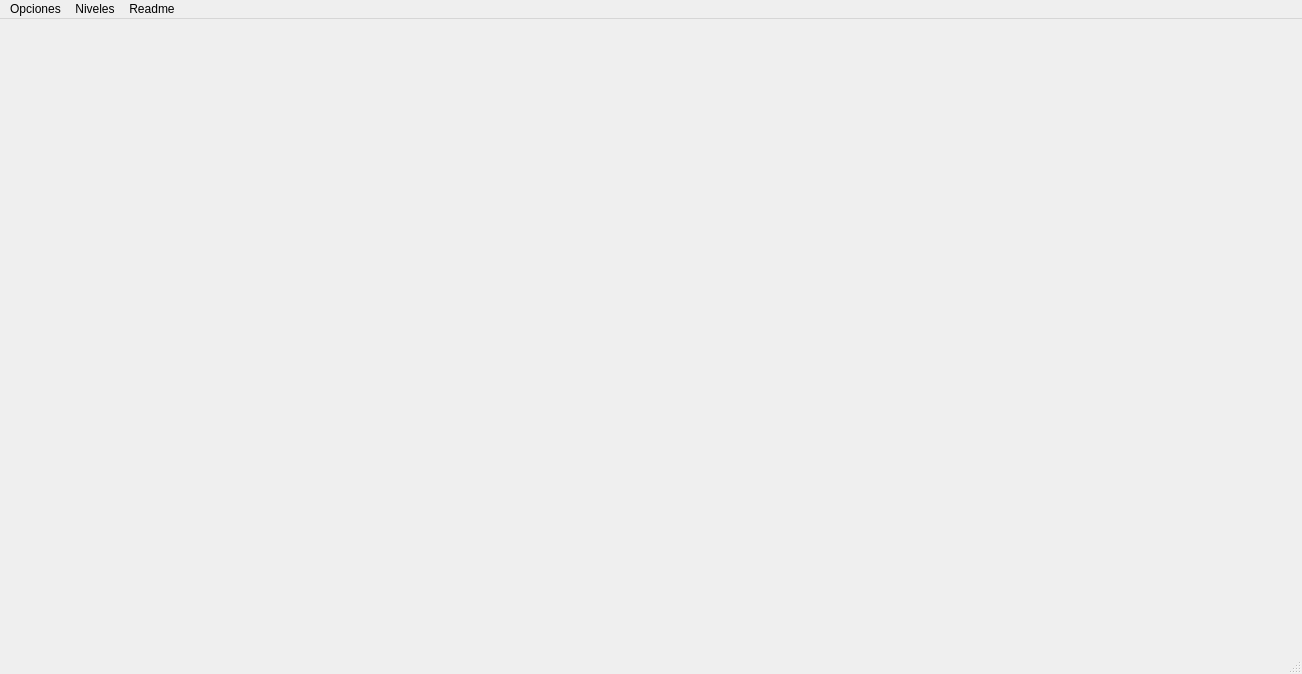
<?xml version="1.0" encoding="UTF-8"?>
<ui version="4.0">
 <class>MainWindow</class>
 <widget class="QMainWindow" name="MainWindow">
  <property name="geometry">
   <rect>
    <x>0</x>
    <y>0</y>
    <width>1302</width>
    <height>674</height>
   </rect>
  </property>
  <property name="windowTitle">
   <string>MainWindow</string>
  </property>
  <widget class="QWidget" name="centralwidget"/>
  <widget class="QMenuBar" name="menubar">
   <property name="geometry">
    <rect>
     <x>0</x>
     <y>0</y>
     <width>1302</width>
     <height>25</height>
    </rect>
   </property>
   <widget class="QMenu" name="Opciones">
    <property name="title">
     <string>Opciones</string>
    </property>
    <addaction name="Entorno"/>
   </widget>
   <widget class="QMenu" name="Niveles">
    <property name="title">
     <string>Niveles</string>
    </property>
   </widget>
   <widget class="QMenu" name="Readme">
    <property name="title">
     <string>Readme</string>
    </property>
   </widget>
   <addaction name="Opciones"/>
   <addaction name="Niveles"/>
   <addaction name="Readme"/>
  </widget>
  <widget class="QStatusBar" name="Barra"/>
  <action name="Entorno">
   <property name="text">
    <string>Entorno</string>
   </property>
  </action>
 </widget>
 <resources/>
 <connections/>
</ui>
